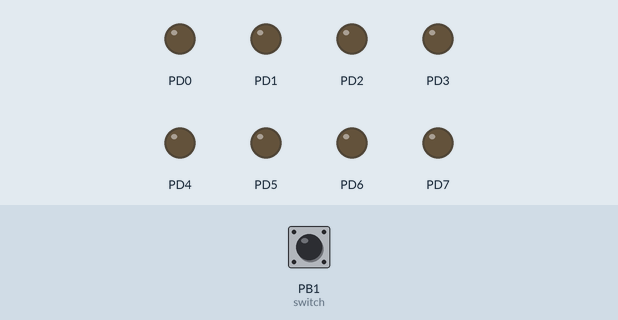
The program below on a simulated ATmega328P, built with avr-gcc and emulated at 16 MHz. On the bench: output pins drawn as LEDs (lit = HIGH). Dashed ring = blinking. The test bench sets the inputs (shaded band); at power-on: PB1 (switch) HIGH.

Above: at 1.2 s.
1.3 s: PB1 (switch) pulled LOW for 0.15 s
At 1.7 s:
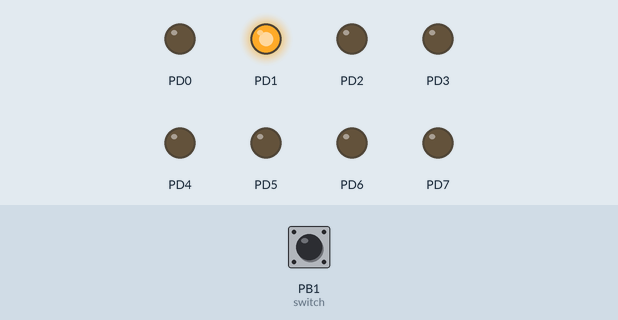
At 4.2 s:
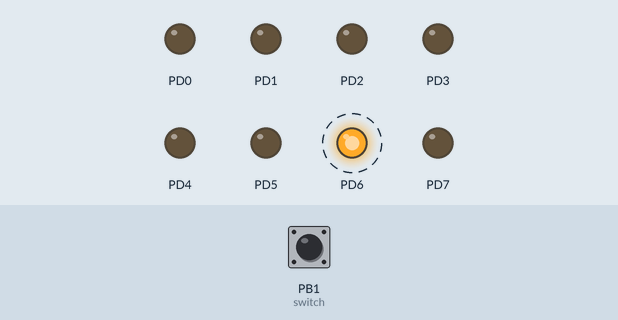
7.3 s: PB1 (switch) pulled LOW for 3.2 s
At 13.2 s:
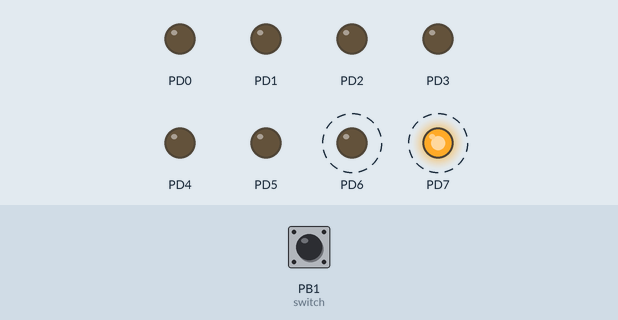
Timing chart, 0 to 19.8 s (numbered marks = the images above; inputs shaded):
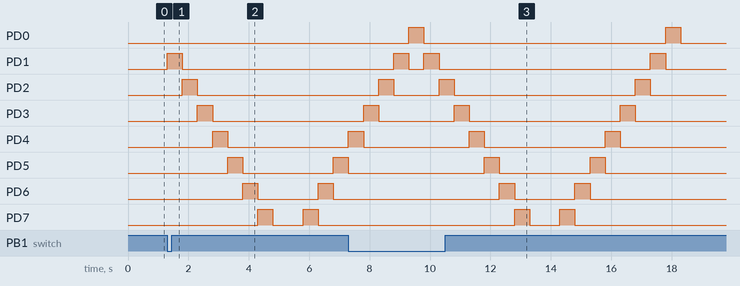

The program:

main.c
```c
/*
 * GccApplication6_knightrider.c
 *
 * Created: 5/30/2023 2:58:52 AM
 * Author : Asus
 */

#include <avr/io.h>
#define F_CPU 16000000UL
#include <util/delay.h>

int main(void)
{
    /* Replace with your application code */
 DDRD = 0xFF; // Set PORTD pins as output for LEDs
 DDRB &= ~(1 << DDB1); // Set PINB1 as input for the switch
 PORTB |= (1 << PINB1); // Enable the internal pull-up resistor for PINB1
 while(1)
 {
	if ((PINB & (1 << PINB1)) == 0) // Check if switch is pressed
	{
	for (int i=1;i<=8;i++)
	{
		PORTD |=(1 << i);
		_delay_ms(500);
		PORTD &=~(1 << i);

		//PORTD &= ~(1 << pin) performs a bitwise AND operation between the current value of the PORTD register and the inverted value from step 2. This ensures that all other bits in the PORTD register remain unchanged, while the bit corresponding to the pin is set to 0.
		//Effectively, this code turns off the LED connected to the specific pin (pin) on Port D, while preserving the state of other pins.

	}
	for (int i=8;i>=0;i--)
	{
		PORTD |=(1 << i);
		_delay_ms(500);
		PORTD &=~(1 << i);

		//PORTD &= ~(1 << pin) performs a bitwise AND operation between the current value of the PORTD register and the inverted value from step 2. This ensures that all other bits in the PORTD register remain unchanged, while the bit corresponding to the pin is set to 0.
		//Effectively, this code turns off the LED connected to the specific pin (pin) on Port D, while preserving the state of other pins.

	}
	}
	else
	{
		PORTD=0;
	}
}
}
```

Measured:
- after the input at 1.3 s, PD1: LOW → HIGH at once, → LOW 0.50 s later; PD2: LOW → HIGH after 0.50 s, → LOW 0.50 s later; PD3: LOW → HIGH after 1.0 s, → LOW 0.50 s later; PD4: LOW → HIGH after 1.5 s, → LOW 0.50 s later; PD5: LOW → HIGH after 2.0 s, → LOW 0.50 s later, → HIGH 3.0 s later
- after the input at 7.3 s, PD6: alternates HIGH for 0.50 s and LOW for 2.0 s, 4 changes in all, then stays LOW, starting after 5.0 s; PD7: alternates HIGH for 0.50 s and LOW for 1.0 s, 4 changes in all, then stays LOW, starting after 5.5 s
- by itself, PD0: alternates HIGH for 0.50 s and LOW for 8.0 s
